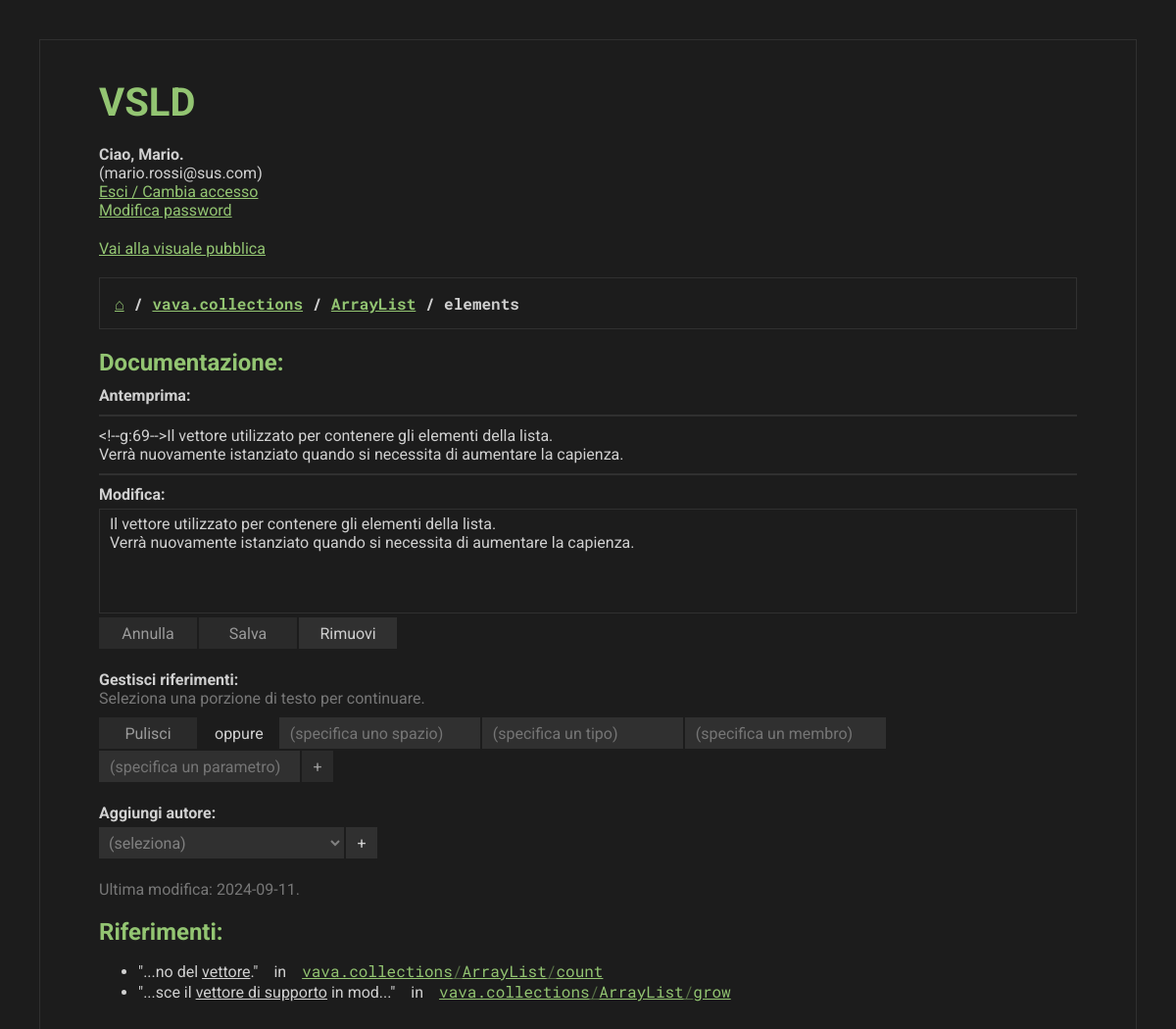
Page /Gruppo2549_Elaborato/vsld/internal.php?space=vava.collections&type=ArrayList&member=elements (signed in) on the committed database.
### tables this page shows
CREATE TABLE Blocchi (
    Codice INT AUTO_INCREMENT PRIMARY KEY,
    Testo VARCHAR(1000) NOT NULL DEFAULT '',
    Spazio VARCHAR(60),
    CONSTRAINT FOREIGN KEY (Spazio) REFERENCES Spazi(Nome) ON DELETE CASCADE,
    Tipo VARCHAR(60),
    CONSTRAINT FOREIGN KEY (Spazio, Tipo) REFERENCES Tipi(Spazio, Nome) ON DELETE CASCADE,
    Membro VARCHAR(60),
    CONSTRAINT FOREIGN KEY (Spazio, Tipo, Membro) REFERENCES Membri(SpazioPadre, TipoPadre, Nome) ON DELETE CASCADE,
    Parametro VARCHAR(60),
    CONSTRAINT FOREIGN KEY (Spazio, Tipo, Membro, Parametro) REFERENCES Parametri(SpazioFunzione, TipoFunzione, MembroFunzione, Nome) ON DELETE CASCADE,
    UNIQUE KEY (Spazio, Tipo, Membro, Parametro),
    UltimaModifica DATE NOT NULL DEFAULT (CURRENT_DATE)
);

CREATE TABLE Riferimenti (
    Blocco INT,
    CONSTRAINT FOREIGN KEY (Blocco) REFERENCES Blocchi(Codice) ON DELETE CASCADE,
    Inizio INT,
    Lunghezza INT,
    PRIMARY KEY (Blocco, Inizio),
    Spazio VARCHAR(60),
    CONSTRAINT FOREIGN KEY (Spazio) REFERENCES Spazi(Nome) ON DELETE CASCADE,
    Tipo VARCHAR(60),
    CONSTRAINT FOREIGN KEY (Spazio, Tipo) REFERENCES Tipi(Spazio, Nome) ON DELETE CASCADE,
    Membro VARCHAR(60),
    CONSTRAINT FOREIGN KEY (Spazio, Tipo, Membro) REFERENCES Membri(SpazioPadre, TipoPadre, Nome) ON DELETE CASCADE,
    Parametro VARCHAR(60),
    CONSTRAINT FOREIGN KEY (Spazio, Tipo, Membro, Parametro) REFERENCES Parametri(SpazioFunzione, TipoFunzione, MembroFunzione, Nome) ON DELETE CASCADE
);

### Gruppo2549_Elaborato/vsld/internal.php (the view, shortened to what this page needs)
<?php
      $is_admin = $_SESSION['user']['role'] == 'Amministratore';
      function nullable_query($conn, &$error, $query, $notnull, $null) {
            $str = str_repeat('s', count($notnull));
            try {
                  foreach ($null as $name => $value) {
                        if ($value === NULL) {
                              $query .= ' AND ' . $name . ' IS NULL';
                        } else {
                              $query .= ' AND ' . $name . ' = ?';
                              $str .= 's';
                              $notnull[] = $value;
                        }
                  }
                  $stmt = $conn->prepare($query);
                  $stmt->bind_param($str, ...$notnull);
                  $stmt->execute();
                  return $stmt->get_result();
            } catch (Exception $e) {
                  $error = 'connection';
            }
      }
      function editor($can_edit, $conn, &$error, $space, $type = NULL, $member = NULL, $parameter = NULL) {
            try {
                  $url = './internal.php?space=' . urlencode($space) .
                        ($type === NULL ? '' : '&type=' . urlencode($type)) .
                        ($member === NULL ? '' : '&member=' . urlencode($member)) .
                        ($parameter === NULL ? '' : '&parameter=' . urlencode($parameter));
                  $result = nullable_query($conn, $error, 'SELECT Codice FROM Blocchi WHERE Spazio = ?',
                        [$space], ['Tipo' => $type, 'Membro' => $member, 'Parametro' => $parameter]);
                  $id = $result->num_rows > 0 ? $result->fetch_assoc()['Codice'] : NULL;
                  echo '<h2>Documentazione:</h2>';
                  $stmt = $conn->prepare('SELECT Testo, UltimaModifica FROM Blocchi WHERE Codice = ?');
                  $stmt->bind_param('s', $id);
                  $stmt->execute();
                  $result = $stmt->get_result();
                  if ($result->num_rows > 0) {
                        $row = $result->fetch_assoc();
                        $text = $row['Testo'];
                        $last_edited = $row['UltimaModifica'];
                        if ($can_edit) {
                              echo '<h3>Antemprima:</h3><hr><p id=preview>' . htmlentities($text) . '</p><hr><h3 style="margin-bottom: 5px;">Modifica:</h3>';
                              echo '<section><form method=POST action="' . $url . '"><textarea id=text name=text rows=5 placeholder="..." spellcheck=false>';
                              echo $text;
                              echo '</textarea><input type=hidden id=links name=links value=""><button id=cancel class=button-wide disabled>Annulla</button><input class=button-wide type=submit disabled id=save name=save value="Salva">' .
                                    '<input class=button-wide type=submit name=remove value="Rimuovi"></form></section>';
                              echo '<section><h3>Gestisci riferimenti:</h3><p class=gray style="margin-bottom: 10px;">Seleziona una porzione di testo per continuare.</p>' .
                                    '<button id=cleanse class=button-wide disabled onclick="doCleanse()">Pulisci</button>&emsp;oppure&emsp;' .
                                    '<input type=text id=linkspace placeholder="(specifica uno spazio)">' .
                                    '<input type=text id=linktype placeholder="(specifica un tipo)">' .
                                    '<input type=text id=linkmember placeholder="(specifica un membro)">' .
                                    '<input type=text id=linkparameter placeholder="(specifica un parametro)">' .
                                    '<button id=add disabled onclick="doAdd()">+</button>' .
                                    '</section>';
                        } else {
                              echo '<section><p id=preview>' . htmlentities($text) . '</p></section>';
                        }
                        if ($can_edit) {
                              echo '<section><h3 style="margin-bottom: 5px;">Aggiungi autore:</h3><form method=POST action="' . $url . '"><select class=text-wide id=email name=email required><option selected value style="color: gray;">(seleziona)</option>';
                              echo '</select><input type=submit name=addauthor value="+"></form></section>';
                        }
                        echo '<section><span class=gray>Ultima modifica: ' . $last_edited . '.</span></section>';
                  } else if ($can_edit) {
                        echo '<section><form method=POST action="' . $url . '"><input class=button-wide type=submit name=add value="Aggiungi"></form></section>';
                  } else {
                        echo '<section><span class=gray>Questo elemento non è attualmente documentato.</span></section>';
                  }
            } catch (Exception $e) {
                  $error = 'connection';
            }
            try {
                  $result = nullable_query($conn, $error,
                        'SELECT B.Testo, R.Inizio, R.Lunghezza, B.Spazio, B.Tipo, B.Membro, B.Parametro
                              FROM Riferimenti AS R, Blocchi AS B
                              WHERE B.Codice = R.Blocco
                              AND R.Spazio = ?
                        ',
                        [$space], ['R.Tipo' => $type, 'R.Membro' => $member, 'R.Parametro' => $parameter]);
                  echo '<h2>Riferimenti:</h2><ul>';
                  if ($result->num_rows > 0) {
                        while ($row = $result->fetch_assoc()) {
                              $url = './internal.php?space=' . urlencode($row['Spazio']) .
                                    ($row['Tipo'] === NULL ? '' : '&type=' . urlencode($row['Tipo'])) .
                                    ($row['Membro'] === NULL ? '' : '&member=' . urlencode($row['Membro'])) .
                                    ($row['Parametro'] === NULL ? '' : '&parameter=' . urlencode($row['Parametro']));
                              $text = str_replace("\r\n", ' ', $row['Testo']);
                              echo '<li>&quot;' . (
                                    $row['Inizio'] <= 10
                              ?     htmlentities(mb_substr($text, 0, $row['Inizio']))
                              :     '...' . htmlentities(mb_substr($text, $row['Inizio'] - 7, 7))
                              ) . '<u>' . htmlentities(mb_substr($text, $row['Inizio'], $row['Lunghezza'])) . '</u>' . (
                                    mb_strlen($text) - $row['Inizio'] - $row['Lunghezza'] <= 10
                              ?     htmlentities(mb_substr($text, $row['Inizio'] + $row['Lunghezza']))
                              :     htmlentities(mb_substr($text, $row['Inizio'] + $row['Lunghezza'], 7)) . '...'
                              ) . '&quot;&emsp;in&emsp;<a class=code href="' . $url . '">' .
                              htmlentities($row['Spazio']) .
                              ($row['Tipo'] === NULL ? '' : '<span class=gray>/</span>' . htmlentities($row['Tipo'])) .
                              ($row['Membro'] === NULL ? '' : '<span class=gray>/</span>' . htmlentities($row['Membro'])) .
                              ($row['Parametro'] === NULL ? '' : '<span class=gray>/</span>' . htmlentities($row['Parametro'])) .
                              '</a></li>';
                        }
                  } else {
                        echo '<span class=gray>Non ci sono riferimenti a questo elemento.</span>';
                  }
                  echo '</ul>';
            } catch (Exception $e) {
                  $error = 'connection';
            }
      }
?>
<!DOCTYPE html>
<html lang="it" dir="ltr">
      <head>
            <link rel="stylesheet" href="./style.css">
      </head>
      <body>
            <section>
                  <h1>VSLD</h1>
            </section>
            <section>
                  <h3>Ciao, <?= htmlentities($_SESSION['user']['first_name']) ?>.</h3>
                  (<?= htmlentities($_SESSION['user']['email']) ?>)
                  <br>
                  <a href="./login.php">Esci / Cambia accesso</a>
                  <br>
                  <a href="./password.php">Modifica password</a>
            </section>
            <section>
                  <a href="./index.php">Vai alla visuale pubblica</a>
            </section>
            <?php
                  $error = NULL;
                  try {
                        $conn = mysqli_connect('localhost', 'root', '', 'VSLD');
                  } catch (Exception $e) {
                        $error = 'connection';
                  }
                  if (isset($_GET['space'])) {
                        $space = $_GET['space'];
                        $can_edit = $is_admin;
                        if (!$is_admin && $_SESSION['user']['role'] == 'Sviluppatore') {
                              try {
                                    $stmt = $conn->prepare('SELECT * FROM Assegnazioni WHERE Spazio = ? AND Sviluppatore = ?');
                                    $stmt->bind_param('ss', $space, $_SESSION['user']['email']);
                                    $stmt->execute();
                                    $result = $stmt->get_result();
                                    $can_edit = $result->num_rows == 1;
                              } catch (Exception $e) {
                                    $error = 'connection';
                              }
                        }
                        if (isset($_GET['type'])) {
                              $type = $_GET['type'];
                              if (isset($_GET['member'])) {
                                    $member = $_GET['member'];
                                    if (isset($_GET['parameter'])) {
                                          $parameter = $_GET['parameter'];
                                          $exists = FALSE;
                                          try {
                                                $stmt = $conn->prepare('SELECT * FROM Parametri WHERE SpazioFunzione = ? AND TipoFunzione = ? AND MembroFunzione = ? AND Nome = ?');
                                                $stmt->bind_param('ssss', $space, $type, $member, $parameter);
                                                $stmt->execute();
                                                $result = $stmt->get_result();
                                                $exists = $result->num_rows == 1;
                                          } catch (Exception $e) {
                                                $error = 'connection';
                                          }
                                          echo '<section><div><h3 class=code><a href="./internal.php">&#8962;</a>&nbsp;/&nbsp;<a href="./internal.php?space=' . urlencode($space) . '">' . htmlentities($space) . '</a>&nbsp;/&nbsp;<a href="./internal.php?space=' . urlencode($space) . '&type=' . urlencode($type) . '">' . htmlentities($type) .
                                                '</a>&nbsp;/&nbsp;<a href="./internal.php?space=' . urlencode($space) . '&type=' . urlencode($type) . '&member=' . urlencode($member) . '">' . htmlentities($member) . '</a>&nbsp;/&nbsp;' . $parameter . '</h3></div></section>';
                                          if ($exists) {
                                                editor($can_edit, $conn, $error, $space, $type, $member, $parameter);
                                          } else {
                                                echo 'Elemento non trovato.';
                                          }
                                    } else {
                                          $exists = FALSE;
                                          try {
                                                $stmt = $conn->prepare('SELECT Categoria, Pubblico FROM Membri WHERE SpazioPadre = ? AND TipoPadre = ? AND Nome = ?');
                                                $stmt->bind_param('sss', $space, $type, $member);
                                                $stmt->execute();
                                                $result = $stmt->get_result();
                                                if ($result->num_rows == 1) {
                                                      $exists = TRUE;
                                                }
                                          } catch (Exception $e) {
                                                $error = 'connection';
                                          }
                                          echo '<section><div><h3 class=code><a href="./internal.php">&#8962;</a>&nbsp;/&nbsp;<a href="./internal.php?space=' . urlencode($space) . '">' . htmlentities($space) . '</a>&nbsp;/&nbsp;<a href="./internal.php?space=' . urlencode($space) . '&type=' . urlencode($type) . '">' . htmlentities($type) . '</a>&nbsp;/&nbsp;' . htmlentities($member) . '</h3></div></section>';
                                          if ($exists) {
                                                editor($can_edit, $conn, $error, $space, $type, $member);
                                          } else {
                                                echo 'Elemento non trovato.';
                                          }
                                    }
                              }
                        }
                  }
            ?>
      </body>
</html>

### Gruppo2549_Elaborato/vsld/style.css (style rules this page uses)
* { box-sizing: border-box; padding: 0; margin: 0; color: inherit; font-family: inherit; font-weight: inherit; font-size: inherit; border: none; }
html { color: #D0D0D0; font-family: 'Roboto', sans-serif; font-weight: 400; font-size: 16px; background-color: #1C1C1C; padding: 40px; }
body { max-width: 1200px; margin: 0 auto; padding: 60px; overflow-y: scroll; }
body, div, table, hr { border: 1px solid #303030; }
div { padding: 15px; }
ul, ol { padding-left: 40px; padding-top: 5px; }
.code, .boxed { font-family: 'Roboto Mono'; }
section { margin-bottom: 20px; }
h1, h2, h3, th, b { font-weight: 700; }
h1 { color: #93C572; font-size: 40px; margin: -20px 0 10px 0; }
h2 { color: #93C572; font-size: 24px; margin-bottom: 10px; }
a { color: #93C572; }
select, input, button { background-color: #303030; border: 1px solid #303030; padding: 5px; height: 32px; min-width: 32px; margin-right: 2px; margin-bottom: 2px; }
input, textarea { padding: 5px 10px; }
textarea { resize: none; background: transparent; border: 1px solid #303030; width: 100%; }
select:required:invalid { color: gray; }
select:disabled, input:disabled, button:disabled { opacity: 0.7; }
option { color: #D0D0D0; }
.text-wide { min-width: 250px; }
.button-wide { min-width: 100px; }
.gray { opacity: 0.5; }
hr { margin: 10px 0; }
#preview { user-select: none; }

### rows in the picture
blocchi: text "Il vettore utilizzato per contenere gli elementi della lista. Verrà nuovamente istanziato quando si necessita di aumentare la capienza.", UltimaModifica "2024-09-11"
riferimenti: mb_substr($text, $row['Inizio'] - 7, 7) "no del", mb_substr($text, $row['Inizio'], $row['Lunghezza']) "vettore", mb_substr($text, $row['Inizio'] + $row['Lunghezza']) ".", Blocco.Spazio "vava.collections", Blocco.Tipo "ArrayList", Blocco.Membro "count"
riferimenti: mb_substr($text, $row['Inizio'] - 7, 7) "sce il", mb_substr($text, $row['Inizio'], $row['Lunghezza']) "vettore di supporto", mb_substr($text, $row['Inizio'] + $row['Lunghezza'], 7) "in mod", Blocco.Spazio "vava.collections", Blocco.Tipo "ArrayList", Blocco.Membro "grow"

### other values in the picture
$_SESSION['user']['first_name'] "Mario"
$_SESSION['user']['email'] "mario.rossi@sus.com"
$space "vava.collections"
$type "ArrayList"
$member "elements"
